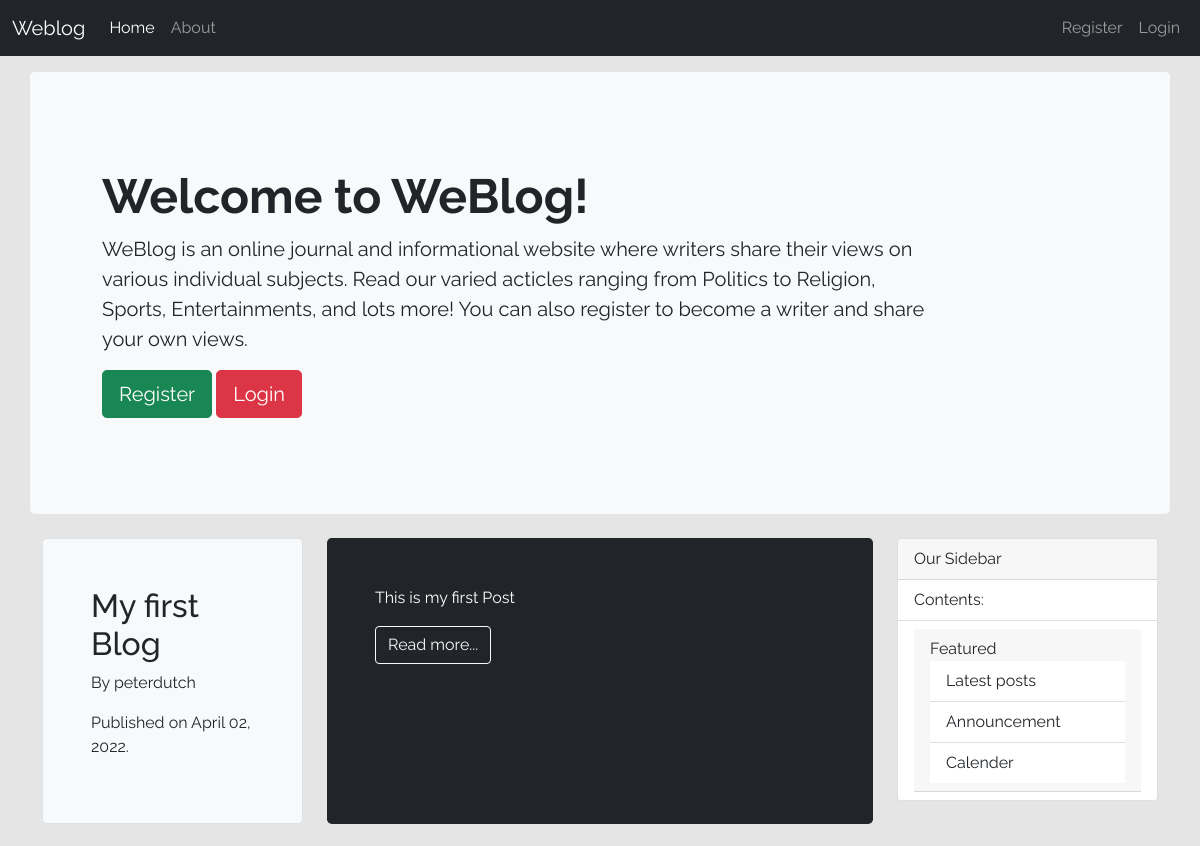
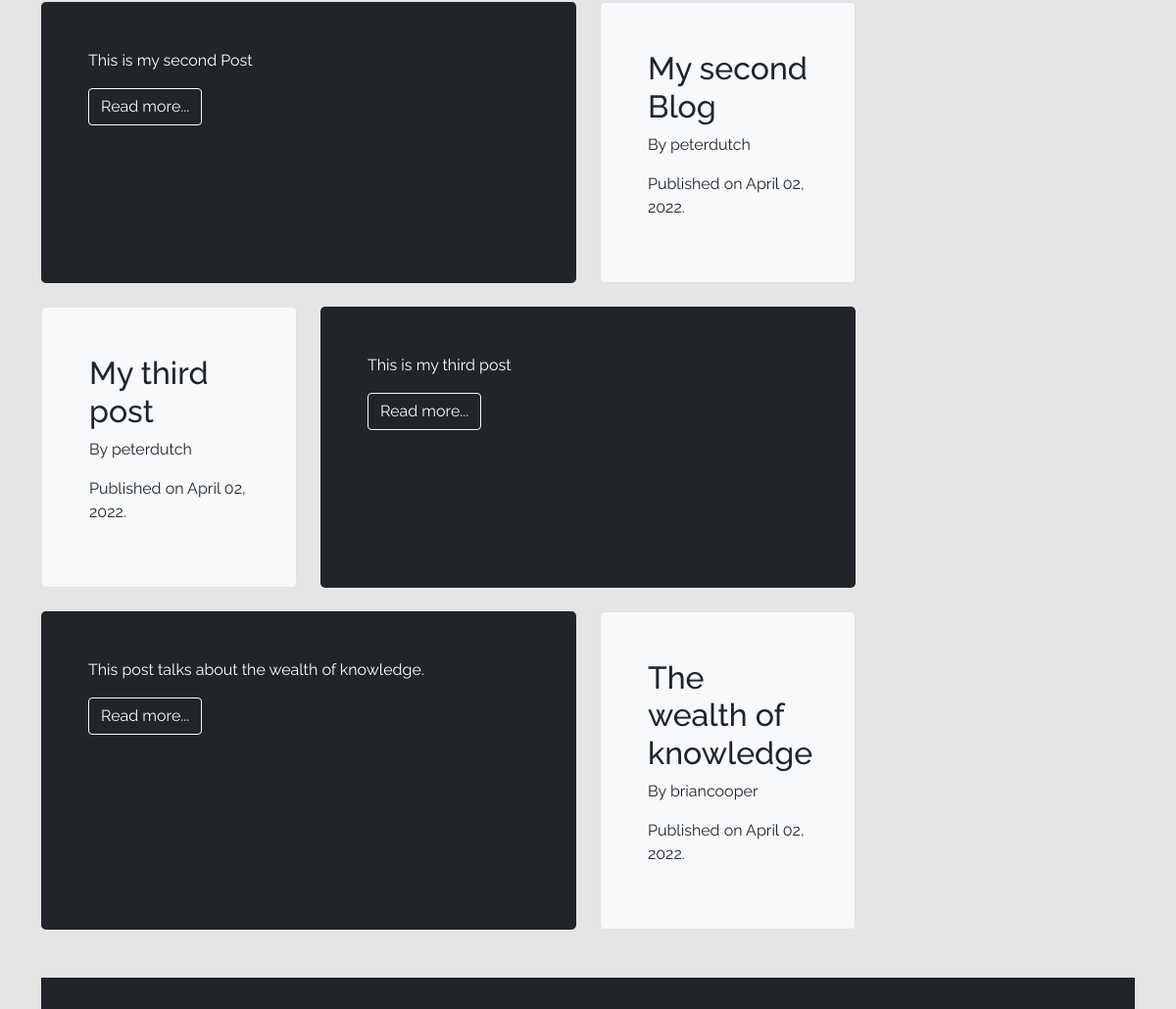
The page / on the database its author committed (2 pictures, top to bottom).
### blog/models.py (models this page shows, shortened)
class Post(models.Model):
    title = models.CharField(max_length=200)
    content = models.TextField()
    date_posted = models.DateTimeField(default=timezone.now)
    author = models.ForeignKey(User, on_delete=models.CASCADE)

### blog/views.py (the view)
# urls.py: path('', views.home, name='home'),
def home(request):
    return render(request, 'blog/home.html', {
        'posts': Post.objects.all(),
        'page': 'home',
        'topic': 'Welcome to WeBlog!',
        'message': message
    })

### blog/templates/blog/home.html
{% extends 'blog/base.html' %}
{% block header %}
<div class="col-md-12 col-sm-12 p-5 mb-4 bg-light rounded-3">
    <div class="container-fluid py-5">
        <h1 class="display-5 fw-bold">{{topic}}</h1>
        <p class="col-md-10 fs-5">{{message}}</p>
        {% if user.is_authenticated %}
            <a href="{% url 'logout' %}" type="button" class="btn btn-dark btn-lg" type="button">Logout</a>
        {% else %}
            <a href="{% url 'register' %}" type="button" class="btn btn-success btn-lg" type="button">Register</a>
            <a href="{% url 'login' %}" type="button" class="btn btn-danger btn-lg" type="button">Login</a>
        {% endif %}
    </div>
</div>
{% endblock header %}
{% block content %}
    {% for post in posts %}
        {% if forloop.counter|divisibleby:"2" %}
            <div class="row align-items-md-stretch">
                <div class="col-md-8 col-sm-8">
                    <div class="h-100 p-5 text-white bg-dark rounded-3">
                    <p>{{ post.content }}</p>
                    <button class="btn btn-outline-light" type="button">Read more...</button>
                    </div>
                </div>
                <div class="col-md-4 col-sm-4">
                    <div class="h-100 p-5 bg-light border rounded-3">
                    <h2>{{post.title}}</h2>
                    <p>By {{post.author}}</p>
                    <p>Published on {{post.date_posted | date:"F d, Y"}}.</p>
                    </div>
                </div>
            </div>
            <br>
        {% endif %}
        {% if not forloop.counter|divisibleby:"2" %}
            <div class="row align-items-md-stretch">
                <div class="col-md-4 col-sm-4">
                    <div class="h-100 p-5 bg-light border rounded-3">
                    <h2>{{post.title}}</h2>
                    <p>By {{post.author}}</p>
                    <p>Published on {{post.date_posted | date:"F d, Y"}}.</p>
                    </div>
                </div>
                <div class="col-md-8 col-sm-8">
                    <div class="h-100 p-5 text-white bg-dark rounded-3">
                    <p>{{ post.content }}</p>
                    <button class="btn btn-outline-light" type="button">Read more...</button>
                    </div>
                </div>
            </div>
            <br>
        {% endif %}
    {% endfor %}
{% endblock %}
{% block sidebar %}
<div class="card" style="max-width: 18rem;">
    <div class="card-header">
        Our Sidebar
    </div>
    <ul class="list-group list-group-flush">
        <li class="list-group-item">Contents:</li>
        <li class="list-group-item">
            <div class="card-header">
                Featured
                <ul class="list-group list-group-flush">
                    <li class="list-group-item">Latest posts</li>
                    <li class="list-group-item">Announcement</li>
                    <li class="list-group-item">Calender</li>
                </ul>
            </div>
        </li>
    </ul>
</div>
{% endblock sidebar %}

### blog/templates/blog/base.html (shortened to what this page needs)
{% load static %}
<!doctype html>
<html lang="en">
<head>
    <link href="https://cdn.jsdelivr.net/npm/bootstrap@5.1.3/dist/css/bootstrap.min.css" rel="stylesheet">
    <link rel="stylesheet" href="{% static 'blog/main.css' %}">
</head>
<body>
    <nav class="navbar navbar-expand-md navbar-dark fixed-top bg-dark">
        <div class="container-fluid">
            <a class="navbar-brand" href="{% url 'home' %}">Weblog</a>
            <div class="collapse navbar-collapse" id="navbarCollapse">
                <ul class="navbar-nav me-auto mb-2 mb-md-0">
                    <li class="nav-item">
                    <a class="nav-link {% if page == 'home' %}active{% endif %}" aria-current="page" href="{% url 'home' %}">Home</a>
                    </li>
                    <li class="nav-item">
                    <a class="nav-link {% if page == 'about' %}active{% endif %}" href="{% url 'about' %}">About</a>
                    </li>
                </ul>
                <ul class="navbar-nav d-flex">
                    {% if user.is_authenticated %}
                        <li class="nav-item">
                            <a class="nav-link" href="{% url 'profile' %}">Profile</a>
                        </li>
                        <li class="nav-item">
                            <a class="nav-link" href="{% url 'logout' %}">Logout</a>
                        </li>
                    {% else %}
                        <li class="nav-item">
                        <a class="nav-link {% if page == 'register' %}active{% endif %}" aria-current="registration" href="{% url 'register' %}">Register</a>
                        </li>
                        <li class="nav-item">
                        <a class="nav-link" href="{% url 'login' %}">Login</a>
                        </li>
                    {% endif %}
                </ul>
            </div>
        </div>
    </nav>
    <main class="container">
        <div class="row">
            {% block header %}{% endblock header %}
        </div>
        <div class="row">
            <div class="col-md-9 col-sm-9">
                {% block content %}{% endblock content %}
            </div>
            <div class="col-md-3 col-sm-3">
                {% block sidebar %}{% endblock sidebar %}
            </div>
        </div>
        <footer class="pt-3 pb-3 mt-4 bg-dark text-muted border-top"></footer>
    </main>
</body>
</html>

### blog/static/blog/main.css (style rules this page uses)
* { box-sizing: border-box; }
body { background-color: #e5e5e5; height: 100vh; padding-top: 4.5rem; font-family: 'Raleway', sans-serif; }

### rows shown on the page
Post: title "My first Blog", author "peterdutch", date_posted "April 02, 2022", content "This is my first Post"
Post: content "This is my second Post", title "My second Blog", author "peterdutch", date_posted "April 02, 2022"
Post: title "My third post", author "peterdutch", date_posted "April 02, 2022", content "This is my third post"
Post: content "This post talks about the wealth of knowledge.", title "The wealth of knowledge", author "briancooper", date_posted "April 02, 2022"

### other values the page prints
{{ topic }} "Welcome to WeBlog!"
